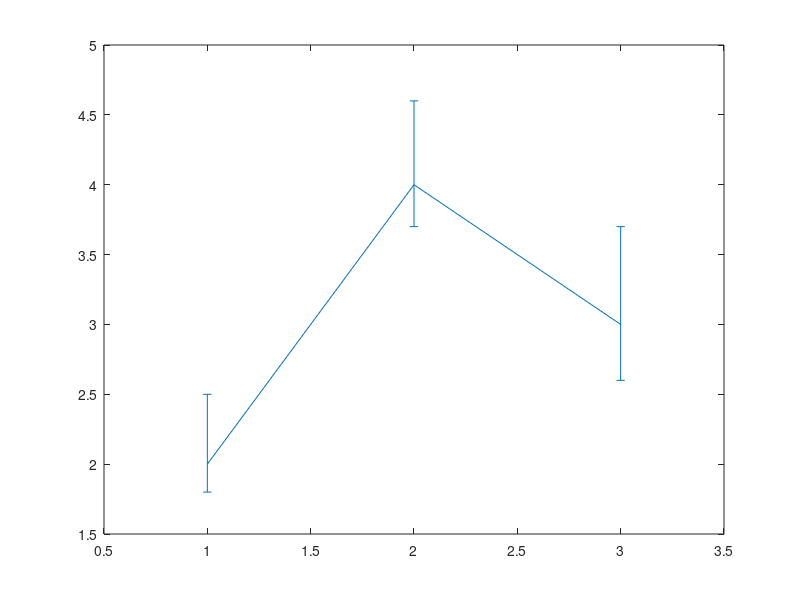

The MATLAB source for this figure: (Note: this script raises an error after producing the figure.)
%=============================================================================
% Copyright (c) 2026-present Allan CORNET (Nelson)
%=============================================================================
% This file is part of Nelson.
%=============================================================================
% LICENCE_BLOCK_BEGIN
% SPDX-License-Identifier: LGPL-3.0-or-later
% LICENCE_BLOCK_END
%=============================================================================
% <--WEIGHT 2-->
% <--ADV-CLI MODE-->
%=============================================================================
close all
%=============================================================================
f = figure('Visible', 'off');
h = errorbar([1 2 3], [2 4 3], [0.2 0.3 0.4], [0.5 0.6 0.7]);
asserts.istrue(isgraphics(h, 'errorbar'));
asserts.isequal(h.Type, 'errorbar');
assert_required_properties(h, reference_errorbar_properties());
asserts.isequal(h.XData, [1 2 3]);
asserts.isequal(h.YData, [2 4 3]);
asserts.isapprox(h.YNegativeDelta, [0.2 0.3 0.4], 1e-12);
asserts.isapprox(h.YPositiveDelta, [0.5 0.6 0.7], 1e-12);
asserts.istrue(isempty(h.XNegativeDelta));
asserts.istrue(isempty(h.XPositiveDelta));
close(f);
%=============================================================================
f = figure('Visible', 'off');
h = errorbar([2 4 3], [0.1 0.2 0.3], '-or', 'LineWidth', 1.5);
asserts.isequal(h.XData, [1 2 3]);
asserts.isequal(h.XDataMode, 'auto');
asserts.isequal(h.Marker, 'o');
asserts.isequal(h.Color, [1 0 0]);
asserts.isequal(h.LineWidth, 1.5);
close(f);
%=============================================================================
f = figure('Visible', 'off');
h = errorbar([1 2 3], [2 4 3], [0.1 0.2 0.3]);
asserts.isequal(size(h), [1 1]);
asserts.isequal(h.XDataMode, 'manual');
asserts.isapprox(h.YNegativeDelta, [0.1 0.2 0.3], 1e-12);
asserts.istrue(isempty(h.XNegativeDelta));
close(f);
%=============================================================================
f = figure('Visible', 'off');
Y = [1 2; 3 4; 5 6];
E = [0.1 0.2; 0.3 0.4; 0.5 0.6];
h = errorbar(Y, E);
asserts.isequal(size(h), [1 2]);
asserts.isequal(h(1).XData, [1 2 3]);
asserts.isequal(h(1).YData, [1 3 5]);
asserts.isequal(h(2).YData, [2 4 6]);
asserts.isapprox(h(2).YNegativeDelta, [0.2 0.4 0.6], 1e-12);
close(f);
%=============================================================================
f = figure('Visible', 'off');
h = errorbar(1:3, [2 4 3], [0.1 0.2 0.3], 'horizontal');
asserts.isapprox(h.XNegativeDelta, [0.1 0.2 0.3], 1e-12);
asserts.istrue(isempty(h.YNegativeDelta));
close(f);
%=============================================================================
f = figure('Visible', 'off');
h = errorbar(1:3, [2 4 3], [0.1 0.2 0.3], 'both', '-or');
asserts.isapprox(h.XNegativeDelta, [0.1 0.2 0.3], 1e-12);
asserts.isapprox(h.YNegativeDelta, [0.1 0.2 0.3], 1e-12);
asserts.isequal(h.Marker, 'o');
asserts.isequal(h.Color, [1 0 0]);
asserts.isequal(h.LineStyle, '-');
close(f);
%=============================================================================
f = figure('Visible', 'off');
h = errorbar(1:3, [2 4 3], [0.1 0.2 0.3], 'both', 'o');
asserts.isequal(h.Marker, 'o');
asserts.isequal(h.LineStyle, 'none');
close(f);
%=============================================================================
f = figure('Visible', 'off');
h = errorbar([1 2 3], [2 4 3], [0.2 0.2 0.2], [0.4 0.4 0.4], ...
  [0.1 0.2 0.3], [0.3 0.2 0.1]);
asserts.isequal(size(h), [1 1]);
asserts.isapprox(h.XNegativeDelta, [0.1 0.2 0.3], 1e-12);
asserts.isapprox(h.XPositiveDelta, [0.3 0.2 0.1], 1e-12);
drawnow();
frame = getframe(f);
render_assert_not_blank(frame.cdata);
close(f);
%=============================================================================
f = figure('Visible', 'off');
h = errorbar(1:3, [2 4 3], 0.2);
asserts.isequal(size(h), [1 3]);
asserts.isequal(h(1).XData, 1);
asserts.isequal(h(2).YData, 4);
asserts.isequal(h(3).YNegativeDelta, 0.2);
close(f);
%=============================================================================
asserts.istrue(isValidGraphicsProperty('errorbar', 'CapSize'));
asserts.checkerror('errorbar([1 2], [1], [0.1 0.2])', getString(message('Nelson:dimagree:valueValueNumberElements', ...
  'XData', 'YData')));
%=============================================================================
close all
%=============================================================================
function assert_required_properties(h, required)
  p = properties(h);
  asserts.istrue(all(ismember(required(:), p)));
  for k = 1:numel(required)
    name = required{k};
    value = get(h, name);
    if ~ismember(name, readonly_errorbar_properties())
      set(h, name, value);
    end
  end
end
%=============================================================================
function names = readonly_errorbar_properties()
  names = {'Annotation'; 'BeingDeleted'; 'Children'; 'DataTipTemplate'; 'Parent'; 'Type'};
end
%=============================================================================
function names = reference_errorbar_properties()
  names = {'AlignVertexCenters'; 'CapSize'; 'Clipping'; 'Color'; 'ColorMode';
    'LineWidth'; 'LineStyle'; 'LineStyleMode'; 'Marker'; 'MarkerMode';
    'MarkerEdgeColor'; 'MarkerFaceColor'; 'MarkerSize'; 'XNegativeDelta';
    'XNegativeDeltaSource'; 'XPositiveDelta'; 'XPositiveDeltaSource';
    'YNegativeDelta'; 'YNegativeDeltaSource'; 'YPositiveDelta';
    'YPositiveDeltaSource'; 'Children'; 'Parent'; 'Visible'; 'HandleVisibility';
    'ButtonDownFcn'; 'ContextMenu'; 'BusyAction'; 'BeingDeleted'; 'Interruptible';
    'CreateFcn'; 'DeleteFcn'; 'Type'; 'Tag'; 'UserData'; 'Selected';
    'SelectionHighlight'; 'HitTest'; 'PickableParts'; 'DisplayName'; 'Annotation';
    'SeriesIndex'; 'XData'; 'XDataMode'; 'XDataSource'; 'YData'; 'YDataSource';
    'DataTipTemplate'};
end
%=============================================================================
